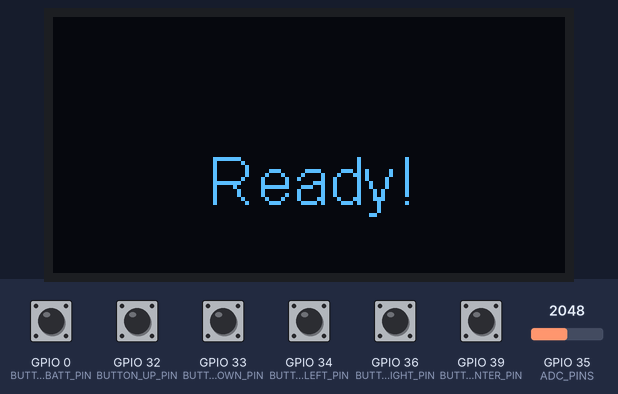
Simulated run of this sketch. Board: ESP32. Parts: 128×64 one-colour display. Inputs (shaded band) come from the test bench; at power-on: GPIO 0 (BUTTON_BATT_PIN), GPIO 32 (BUTTON_UP_PIN), GPIO 33 (BUTTON_DOWN_PIN), GPIO 34 (BUTTON_LEFT_PIN), GPIO 36 (BUTTON_RIGHT_PIN), GPIO 39 (BUTTON_CENTER_PIN) HIGH, GPIO 35 (ADC_PINS) = 2048. USB keyboard and mouse output is not drawn; what the sketch prints to the serial monitor is not drawn.

Above: at 1.2 s.
1.3 s: GPIO 32 (BUTTON_UP_PIN) pulled LOW for 0.15 s
At 2.4 s:
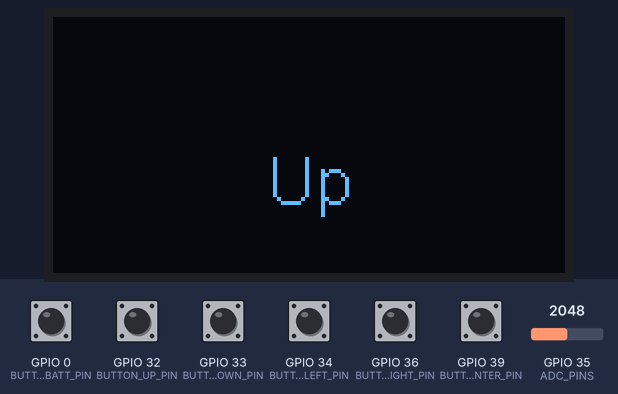
2.9 s: GPIO 33 (BUTTON_DOWN_PIN) pulled LOW for 0.15 s
At 3.6 s:
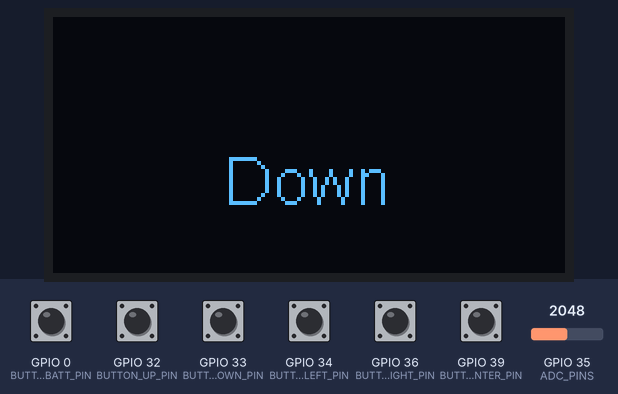
4.5 s: GPIO 34 (BUTTON_LEFT_PIN) pulled LOW for 0.15 s
At 4.8 s:
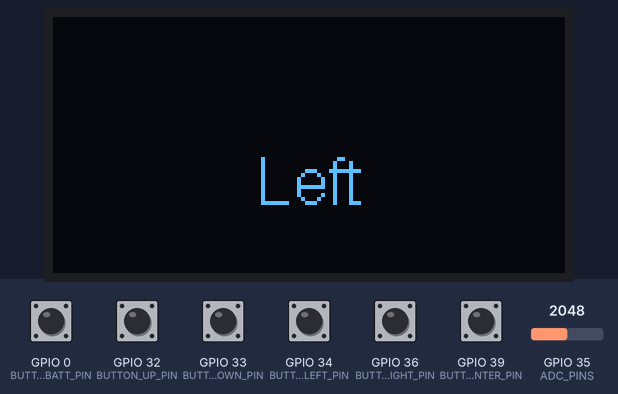
6.1 s: GPIO 36 (BUTTON_RIGHT_PIN) pulled LOW for 0.15 s
At 7.2 s:
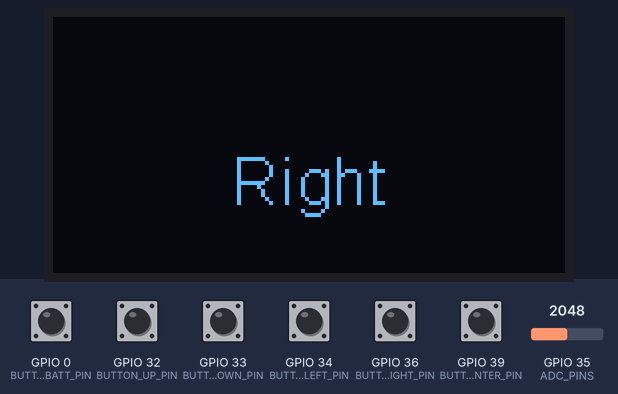
7.7 s: GPIO 39 (BUTTON_CENTER_PIN) pulled LOW for 0.15 s
At 8.4 s:
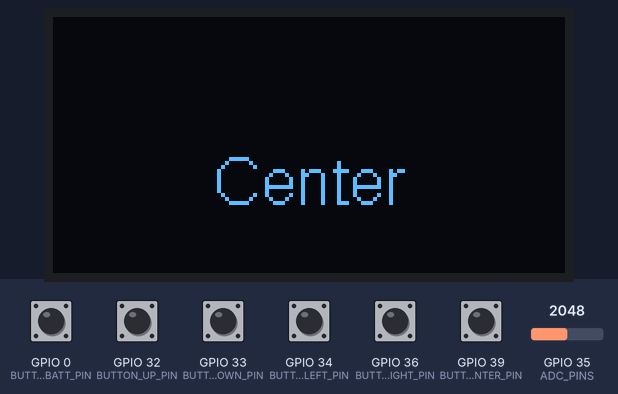
9.3 s: GPIO 0 (BUTTON_BATT_PIN) pulled LOW for 0.15 s
At 9.6 s:
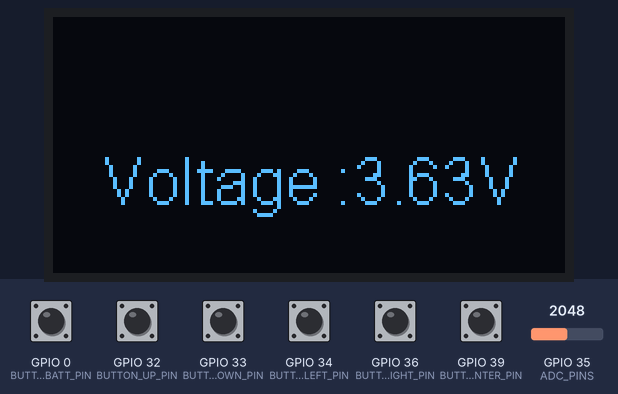
Timing chart, 0 to 11.9 s (numbered marks = the images above; inputs shaded):
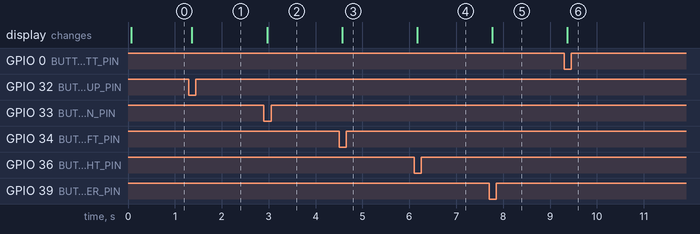

The sketch:

BLE-Presenter.ino
```cpp
#include <Arduino.h>
#include <Button2.h>
#include "SSD1306.h"
#include <BleKeyboard.h>
#include "esp_adc_cal.h"

#define ADC_PINS 35
int vref = 1100;

#define BUTTON_UP_PIN 32
#define BUTTON_DOWN_PIN 33
#define BUTTON_CENTER_PIN 39
#define BUTTON_LEFT_PIN 34
#define BUTTON_RIGHT_PIN 36
#define BUTTON_BATT_PIN 0

Button2 button_up = Button2(BUTTON_UP_PIN);
Button2 button_down = Button2(BUTTON_DOWN_PIN);
Button2 button_center = Button2(BUTTON_CENTER_PIN);
Button2 button_left = Button2(BUTTON_LEFT_PIN);
Button2 button_right = Button2(BUTTON_RIGHT_PIN);
Button2 button_batt = Button2(BUTTON_BATT_PIN);

#define SSD1306_ADDRESS 0x3c
#define I2C_SDA 21
#define I2C_SCL 22
SSD1306 oled(SSD1306_ADDRESS, I2C_SDA, I2C_SCL);

BleKeyboard bleKeyboard("BLE Presenter", "BH1RIO", 100);

void button_up_click(Button2& btn)
{
  Serial.println("Button Up Clicked!");

  oled.clear();
  oled.drawString(oled.getWidth() / 2, oled.getHeight() / 2, "Up");
  oled.display();

  if(bleKeyboard.isConnected()) {
    bleKeyboard.press(KEY_UP_ARROW);
    delay(100);
    bleKeyboard.releaseAll();

    batt_level();
  }
}

void button_down_click(Button2& btn)
{
  Serial.println("Button Down Clicked!");
  oled.clear();
  oled.drawString(oled.getWidth() / 2, oled.getHeight() / 2, "Down");
  oled.display();

  if(bleKeyboard.isConnected()) {
    bleKeyboard.press(KEY_DOWN_ARROW);
    delay(100);
    bleKeyboard.releaseAll();

    batt_level();
  }
}

void button_center_click(Button2& btn)
{
  Serial.println("Button Center Clicked!");
  oled.clear();
  oled.drawString(oled.getWidth() / 2, oled.getHeight() / 2, "Center");
  oled.display();

  if(bleKeyboard.isConnected()) {
    bleKeyboard.press(KEY_RETURN);
    delay(100);
    bleKeyboard.releaseAll();

    batt_level();
  }
}

void button_left_click(Button2& btn)
{
  Serial.println("Button Left Clicked!");
  oled.clear();
  oled.drawString(oled.getWidth() / 2, oled.getHeight() / 2, "Left");
  oled.display();

  if(bleKeyboard.isConnected()) {
    bleKeyboard.press(KEY_LEFT_ARROW);
    delay(100);
    bleKeyboard.releaseAll();

    batt_level();
  }
}

void button_right_click(Button2& btn)
{
  Serial.println("Button Right Clicked!");
  oled.clear();
  oled.drawString(oled.getWidth() / 2, oled.getHeight() / 2, "Right");
  oled.display();

  if(bleKeyboard.isConnected()) {
    bleKeyboard.press(KEY_RIGHT_ARROW);
    delay(100);
    bleKeyboard.releaseAll();

    batt_level();
  }
}

void button_batt_click(Button2& btn)
{
  uint16_t v = analogRead(ADC_PINS);
  float battery_voltage = ((float)v / 4095.0) * 2.0 * 3.3 * (vref / 1000.0);

  String voltage = "Voltage :" + String(battery_voltage) + "V";
  oled.clear();
  if(battery_voltage> 2.9)
  {
    oled.drawString(oled.getWidth() / 2, oled.getHeight() / 2, voltage);
  }
  else
  {
    oled.drawString(oled.getWidth() / 2, oled.getHeight() / 2, "Low Power!!!");
  }
  oled.display();
}

void batt_level()
{
  uint16_t v = analogRead(ADC_PINS);
  float battery_voltage = ((float)v / 4095.0) * 2.0 * 3.3 * (vref / 1000.0);
  int battery_level=floor(((4.25-v)/1.5)*100);
  bleKeyboard.setBatteryLevel(battery_level);
}

void setup()
{
  Serial.begin(115200);

  button_up.setPressedHandler(button_up_click);
  button_down.setPressedHandler(button_down_click);
  button_center.setPressedHandler(button_center_click);
  button_left.setPressedHandler(button_left_click);
  button_right.setPressedHandler(button_right_click);
  button_batt.setPressedHandler(button_batt_click);

  Serial.println("Starting BLE work!");
  bleKeyboard.begin();

  oled.init();
  oled.flipScreenVertically();
  oled.setFont(ArialMT_Plain_16);
  oled.setTextAlignment(TEXT_ALIGN_CENTER);
  delay(50);
  oled.drawString(oled.getWidth() / 2, oled.getHeight() / 2, "Ready!");
  oled.display();
}

void loop()
{
    button_up.loop();
    button_down.loop();
    button_center.loop();
    button_left.loop();
    button_right.loop();
    button_batt.loop();
}
```

Measured:
- after the input at 1.3 s, the display: changes after 0.06 s (image 1)
- after the input at 2.9 s, the display: changes after 0.07 s (image 2)
- after the input at 4.5 s, the display: changes after 0.07 s (image 3)
- after the input at 6.1 s, the display: changes after 0.07 s (image 4)
- after the input at 7.7 s, the display: changes after 0.06 s (image 5)
- after the input at 9.3 s, the display: changes after 0.06 s (image 6)
